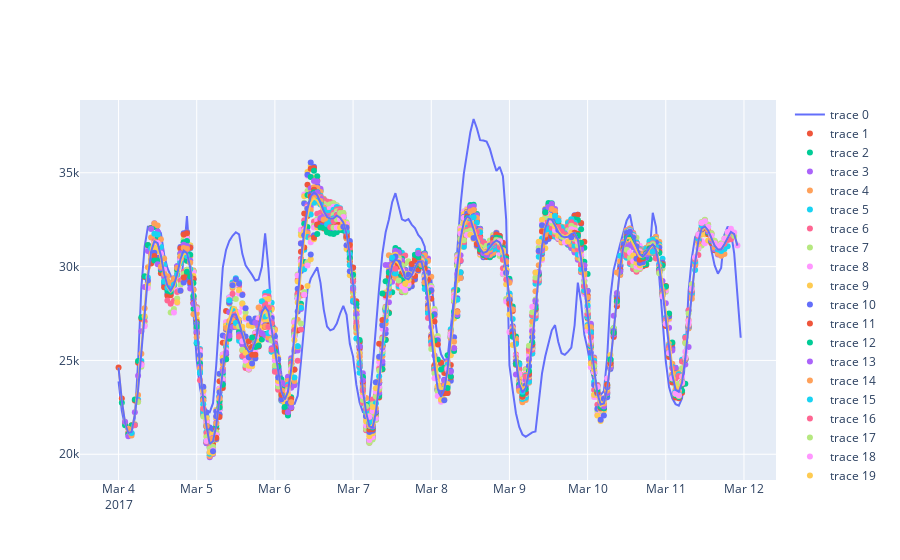

Notebook code cell kept with this figure:
### Code cell
fig = go.Figure()
df_pred =pd.DataFrame(index=y_test_filtered2.index)
fig.add_trace(go.Scatter(x = y_test_filtered2.index,y=y_test_filtered2[feature]))
for i in range(len(data_x_test)):
    case_test = data_x_test[i].reshape((1,data_x_test[0].shape[0], data_x_test[0].shape[1]))
    Y_test_predictions = pd.Series(model_best_tuned_MS_LSTM.predict(case_test).flatten(),index=pd.date_range(start=idx_test[i],freq='h',periods=24))
    df_pred[f'pred_{i}'] = Y_test_predictions
    fig.add_trace(go.Scatter(x = Y_test_predictions.index,y=Y_test_predictions,mode='markers'))

df_pred['mean'] = df_pred.mean(axis=1)
df_pred['median'] = df_pred.median(axis=1)
fig.add_trace(go.Scatter(x = y_test_filtered2.index,y=df_pred['mean']))
fig.add_trace(go.Scatter(x = y_test_filtered2.index,y=df_pred['median']))
fig.show()
eval_df2  =create_eval_df(df_pred['mean'],y_test_filtered2)
